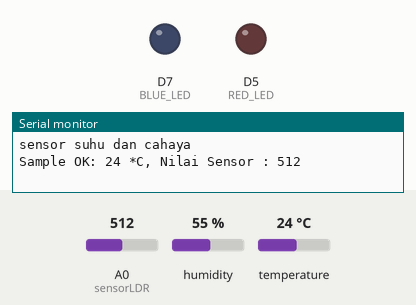
Simulated run of this program. Board: ESP8266 (NodeMCU). Parts: output pins drawn as LEDs (lit = HIGH), the last lines printed to the serial monitor. Dashed ring = blinking. The test bench sets the inputs (shaded band); at power-on: A0 (sensorLDR) = 512, humidity 55 %, temperature 24 °C.

Above: at 2.2 s.
2.3 s: A0 (sensorLDR) set to 788
4.4 s: A0 (sensorLDR) set to 811
At 6.3 s:
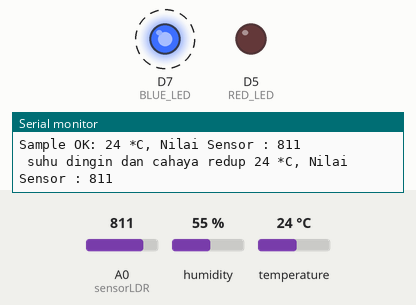
11.6 s: A0 (sensorLDR) set to 810
Timing chart, 0 to 17.7 s (numbered marks = the images above; inputs shaded):
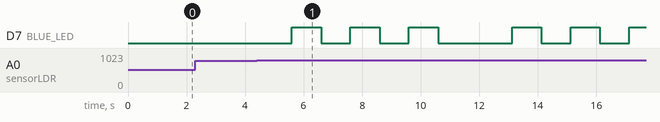

The program:

main.cpp
```cpp
#include <Arduino.h>

// LDR
// #define sensorLDR A0
// int nilaiSensor;

// void setup()
// {
//   Serial.begin(115200);
//   Serial.println("Contoh Penggunaan Sensor LDR");
//   delay(3000);
// }

// void loop()
// {
//   nilaiSensor = analogRead(sensorLDR);
//   Serial.print("Nilai Sensor : ");
//   Serial.println(nilaiSensor);
//   delay(1000);
// }

// SENSOR ULTRASONIC
// #define triggerPin D6
// #define echoPin D5

// void setup() {
//    Serial.begin (115200);
//    pinMode(triggerPin, OUTPUT);
//    pinMode(echoPin, INPUT);
//    pinMode(BUILTIN_LED, OUTPUT);
// }

// void loop() {
//    long duration, jarak;
//    digitalWrite(triggerPin, LOW);
//    delayMicroseconds(2);
//    digitalWrite(triggerPin, HIGH);
//    delayMicroseconds(10);
//    digitalWrite(triggerPin, LOW);
//    duration = pulseIn(echoPin, HIGH);
//    jarak = duration * 0.034 / 2;
//    Serial.print(jarak);
//    Serial.println(" cm");
//    delay(2000);
// }

// tugas 1
#include <SimpleDHT.h>

#define pinDHT 1 // SD3 pin signal sensor DHT
#define RED_LED D5
#define GREEN_LED D6
#define BLUE_LED D7
#define sensorLDR A0
int nilaiSensor;

byte temperature = 0;
byte humidity = 0;
SimpleDHT11 dht11(D1);
void setup()
{
  Serial.begin(115200);
  Serial.println("sensor suhu dan cahaya");
  pinMode(BLUE_LED, OUTPUT);
  pinMode(RED_LED, OUTPUT);

  delay(1000);
}


void loop()
{

  int err = SimpleDHTErrSuccess;

  if ((err = dht11.read(&temperature, &humidity, NULL)) != SimpleDHTErrSuccess)
  {
    Serial.print("Pembacaan DHT11 gagal, err=");
    Serial.println(err);
    delay(1000);
    return;
  }
  nilaiSensor = analogRead(sensorLDR);
  Serial.print("Sample OK: ");
  Serial.print((int)temperature);
  Serial.print(" *C, ");
  Serial.print("Nilai Sensor : ");
  Serial.println(nilaiSensor);

  if (temperature < 27 && nilaiSensor > 800)
  {
    Serial.print(" suhu dingin dan cahaya redup ");
    for (int i = 0; i < 3; i++)
    {
      digitalWrite(BLUE_LED, HIGH);
      Serial.print((int)temperature);
      Serial.print(" *C, ");
      Serial.print("Nilai Sensor : ");
      Serial.println(nilaiSensor);
      delay(1000);
      digitalWrite(BLUE_LED, LOW);
      Serial.print((int)temperature);
      Serial.print(" *C, ");
      Serial.print("Nilai Sensor : ");
      Serial.println(nilaiSensor);
      delay(1000);
    }
    digitalWrite(RED_LED, LOW);
  }

  else if (temperature >= 28 && nilaiSensor < 400)
  {
    Serial.print(" suhu panas dan cahaya terang ");
    digitalWrite(RED_LED, HIGH);
    Serial.print((int)temperature);
    Serial.print(" *C, ");
    Serial.print("Nilai Sensor : ");
    Serial.println(nilaiSensor);
    delay(1000);
    digitalWrite(RED_LED, LOW);
    Serial.print((int)temperature);
    Serial.print(" *C, ");
    Serial.print("Nilai Sensor : ");
    Serial.println(nilaiSensor);
  }
  // digitalWrite(BLUE_LED, LOW);

  delay(1500);
}

// tugas 2

// #define RED_LED D1
// #define GREEN_LED D2
// #define BLUE_LED D3
// #define triggerPin D6
// #define echoPin D5

// void setup()
// {
//   Serial.begin(115200);
//   pinMode(triggerPin, OUTPUT);
//   pinMode(echoPin, INPUT);
//   pinMode(BUILTIN_LED, OUTPUT);
//   pinMode(BLUE_LED, OUTPUT);
//   pinMode(RED_LED, OUTPUT);
//   pinMode(GREEN_LED, OUTPUT);
// }

// void rgbLED()
// {
//   digitalWrite(RED_LED, HIGH);
//   digitalWrite(GREEN_LED, LOW);
//   digitalWrite(BLUE_LED, LOW);
//   delay(1000);

//   digitalWrite(RED_LED, LOW);
//   digitalWrite(GREEN_LED, HIGH);
//   digitalWrite(BLUE_LED, LOW);
//   delay(1000);

//   digitalWrite(RED_LED, LOW);
//   digitalWrite(GREEN_LED, LOW);
//   digitalWrite(BLUE_LED, HIGH);
//   delay(1000);
// }

// void loop()
// {
//   long duration, jarak;
//   digitalWrite(triggerPin, LOW);
//   delayMicroseconds(2);
//   digitalWrite(triggerPin, HIGH);
//   delayMicroseconds(10);
//   digitalWrite(triggerPin, LOW);
//   duration = pulseIn(echoPin, HIGH);
//   jarak = duration * 0.034 / 2;
//   Serial.print(jarak);
//   Serial.println(" cm");

//   if (jarak == 1)
//   {
//     Serial.print(jarak);
//     Serial.println(" cm");
//     digitalWrite(BLUE_LED, HIGH);
//     digitalWrite(RED_LED, LOW);
//     digitalWrite(GREEN_LED, LOW);
//   }
//   else if (jarak == 2)
//   {
//     Serial.print(jarak);
//     Serial.println(" cm");
//     digitalWrite(GREEN_LED, HIGH);
//     digitalWrite(RED_LED, LOW);
//     digitalWrite(BLUE_LED, LOW);
//   }
//   else if (jarak == 3)
//   {
//     Serial.print(jarak);
//     Serial.println(" cm");
//     digitalWrite(RED_LED, HIGH);
//     digitalWrite(BLUE_LED, LOW);
//     digitalWrite(GREEN_LED, LOW);
//   }
//   else if (jarak > 3)
//   {
//     rgbLED();
//   }
//   delay(2000);
// }
```

Measured:
- the behaviour switches between 800 and 801 on A0 (sensorLDR) (found by bisection; images 0 and 1)
- after the input at 4.4 s, D7 (BLUE_LED): alternates HIGH for 1.0 s and LOW for 1.0 s, starting after 1.2 s
